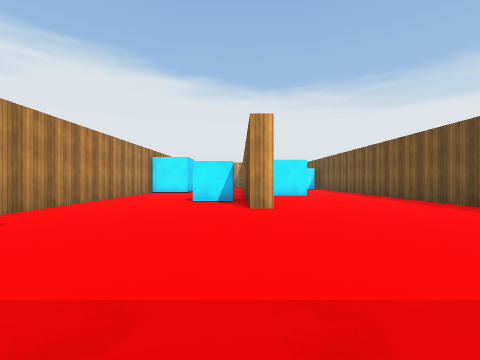
view 1 (above)

23 first-person views from a walk through a Unity game level. The camera is 1.2 m above the floor, looks level and sees 90° across. The floor is counted in squares, 2 m on a side. Each view is taken from the middle of a square. On the plan, view 1 faces up. The plan holds only what a view shows up to about 9 squares ahead; the rest is blank. The place goes on beyond the plan. Surface patterns are stand-ins for the level's own textures.

view 2
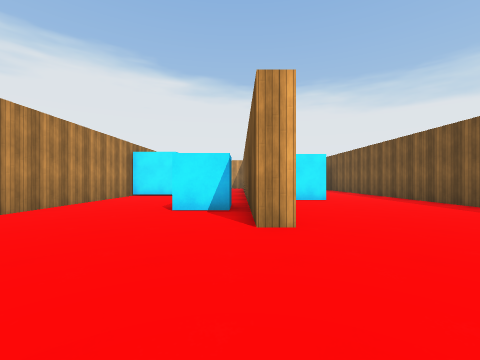

view 3
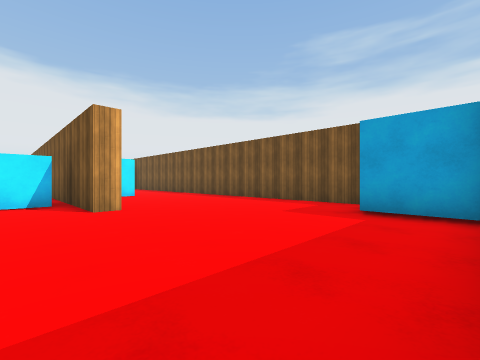

view 4
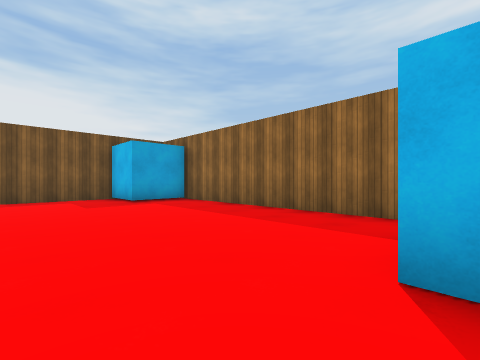

view 5
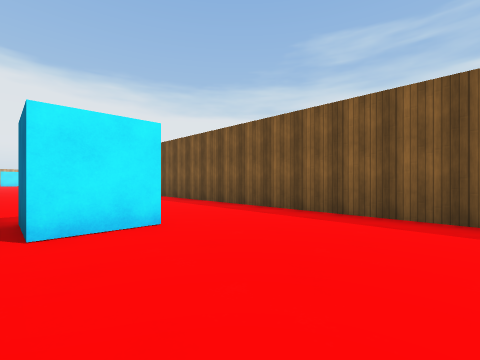

view 6
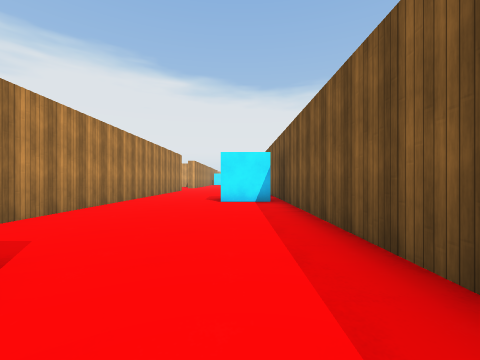

view 7
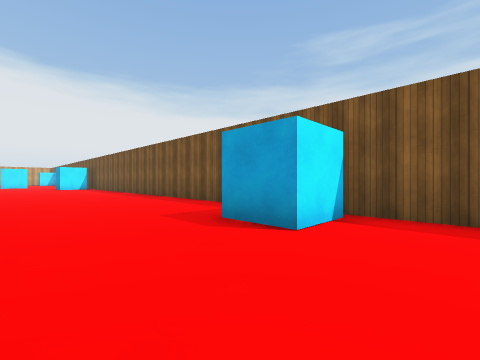

view 8
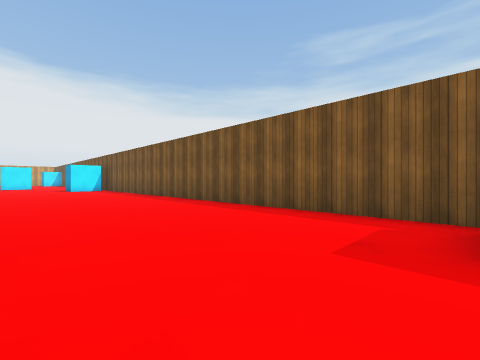

view 9
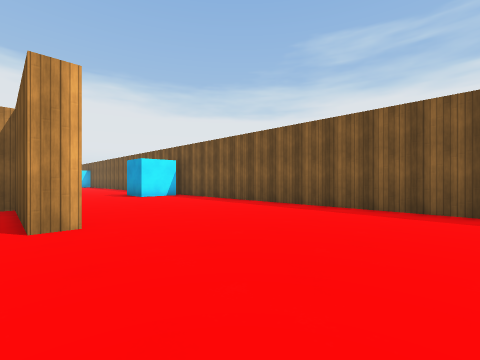

view 10
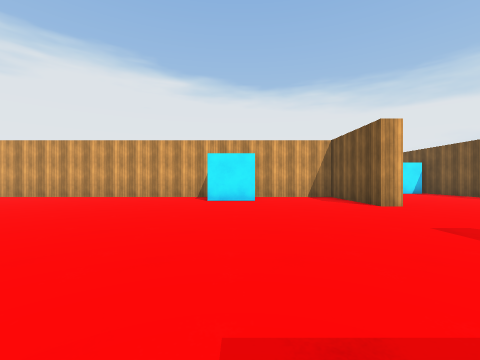

view 11
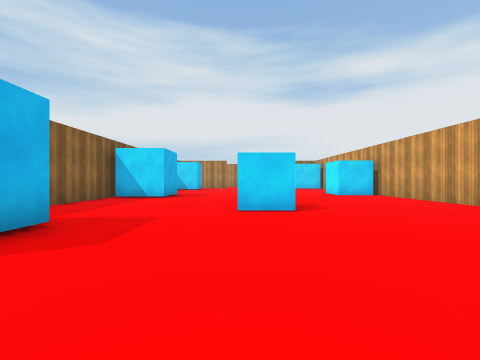

view 12
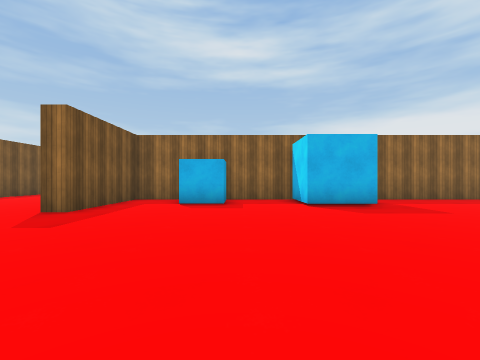

view 13
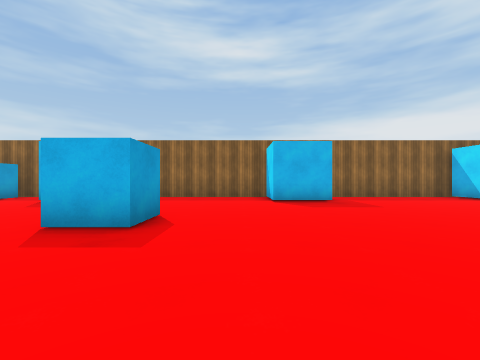

view 14
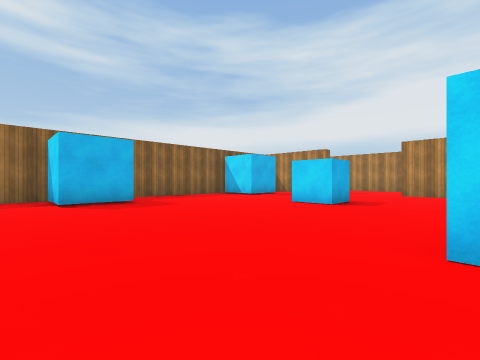

view 15
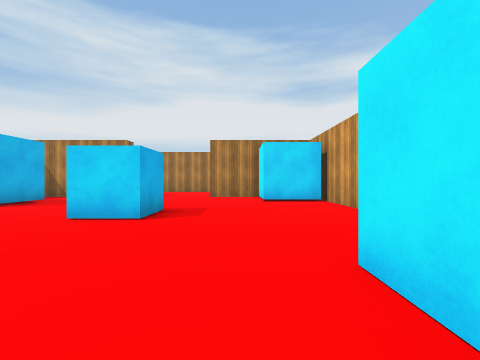

view 16
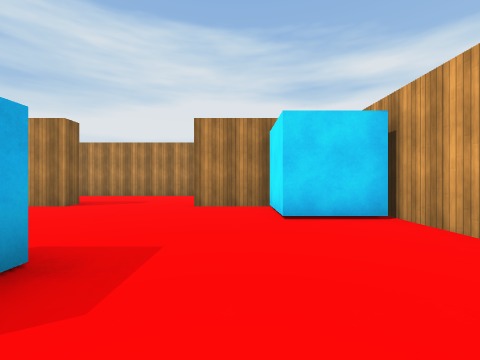

view 17
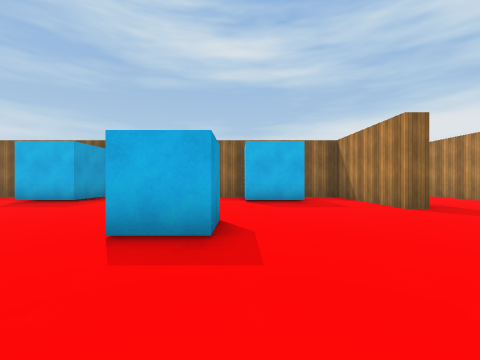

view 18
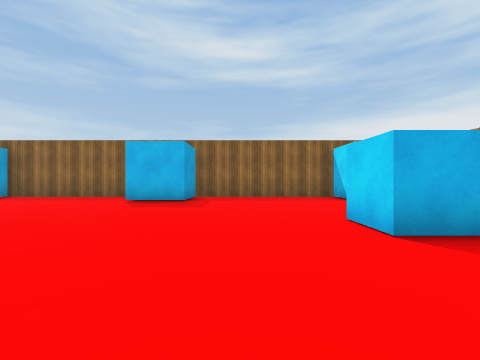

view 19
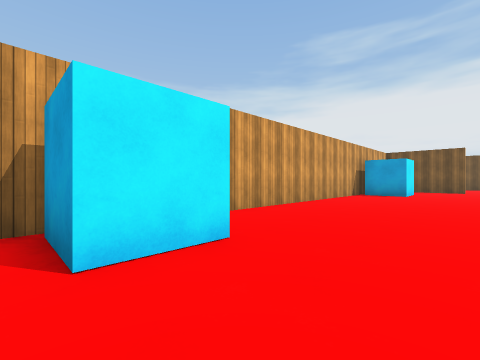

view 20
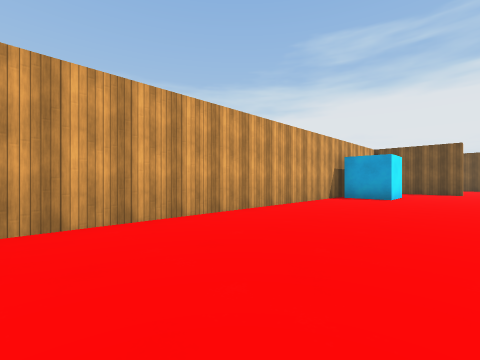

view 21
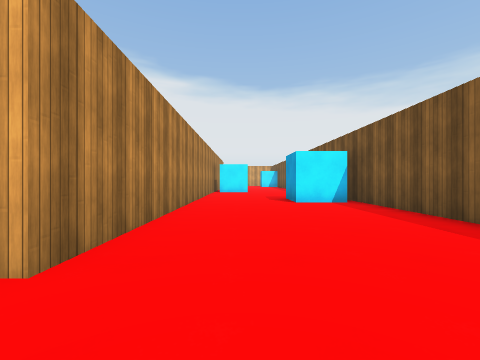

view 22
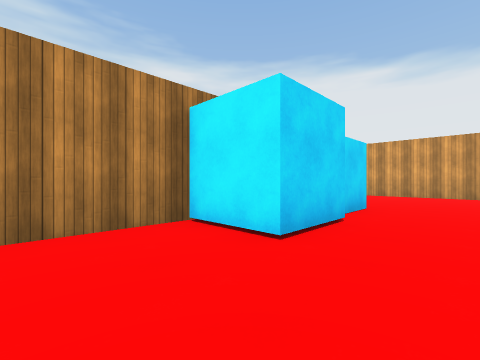

view 23
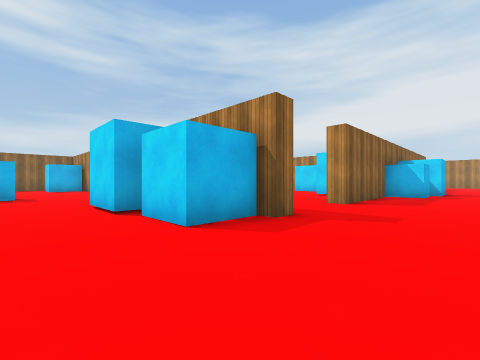

### Floor plan
Points are (right, up) in squares from view 1. A wall is a line through its corners. A room is listed if a view was taken in it or the views show most of it. See-through windows are left out.
Room 1 (views 1, 2, 3, 4, 5, 6, 7, 8, 9, 10, 11, 12, 13, 14, 15, 16, 17, 18, 19, 20, 21, 22)
walls: (-6.2, 21.5) (-4.6, 21.5) (-4.6, 20); (0.7, 18) (0.7, 12.2); (-2.5, 27.8) (-3.9, 27.8) (-3.9, 29.2); (-12.5, 19.9) (-12.5, 21.5) (-10.9, 21.5) (-10.9, 19.9); (-2.4, 11) (-4.1, 11) (-4.1, 4); (4.9, 15.5) (3.6, 15.5) (3.6, 16.9); (-12.2, 27.8) (-13.7, 27.8) (-13.7, 29.2); (2.6, 9) (1.2, 9) (1.2, 10.2); (-17.2, 21.1) (-17.2, 19.9); (0.7, 32.5) (0.7, 26.5) (0.2, 26.5) (0.2, 29.4) (-12, 29.4); (-17.5, 19.6) (0.2, 19.6) (0.2, 22.5) (0.8, 22.5); (4.9, 31.3) (3.6, 31.3) (3.6, 32.4); (-18.8, 21.5) (-17.1, 21.5); (0.8, 5) (0.2, 5) (0.2, 10.2); (-16.9, 29.4) (-19.2, 29.4); (-21, 23) (-20.4, 23) (-20.4, 19.6) (-19.2, 19.6); (-18.7, 29.4) (-18.7, 27.7) (-20.4, 27.7) (-20.4, 25.9); (-2.1, -0.3) (3.9, -0.3); (3.6, -0.1) (3.6, 1.5) (5.3, 1.5) (5.3, 32.2)
ways out: opening at (-1.5, 9.5) to room 2; opening at (-21, 24.5)
objects: cube (-16, 25); cube (-8, 24) to (-8, 25); cube (-2, 20) to (-2, 21); cube (-1, 7)
Room 2 (view 23)
walls: (-4.6, 14.7) (-4.1, 14.7) (-4.1, 14.4) (-2.7, 14.4) (-2.7, 13); (-2.4, 12.6) (-2.4, 11); (-1, 19.1) (-3.8, 19.1); (-10.4, 14.7) (-7.1, 14.7); (-12.3, 16.1) (-12.3, 15.6)
ways out: opening at (-1.5, 9.5) to room 1; opening at (-11.5, 17.5); opening at (-5.5, 14.5)
objects: cube (-11, 15)

Positions as (right, up) in squares from view 1, and headings:
1: (0, 0), facing up
2: (0, 2), facing up
3: (-1, 0), facing up-right
4: (-3, 4), facing down-right
5: (1, 6), facing up-right
6: (4, 9), facing up
7: (1, 14), facing up-right
8: (1, 17), facing up-right
9: (0, 23), facing up-right
10: (-3, 21), facing up
11: (-3, 24), facing left
12: (-3, 27), facing down
13: (-10, 28), facing down
14: (-10, 28), facing down-left
15: (-12, 27), facing left
16: (-15, 27), facing left
17: (-17, 28), facing down
18: (-14, 28), facing down
19: (-14, 26), facing up-right
20: (-12, 26), facing up-right
21: (2, 25), facing up
22: (-1, 9), facing up-left
23: (-1, 17), facing down-left
